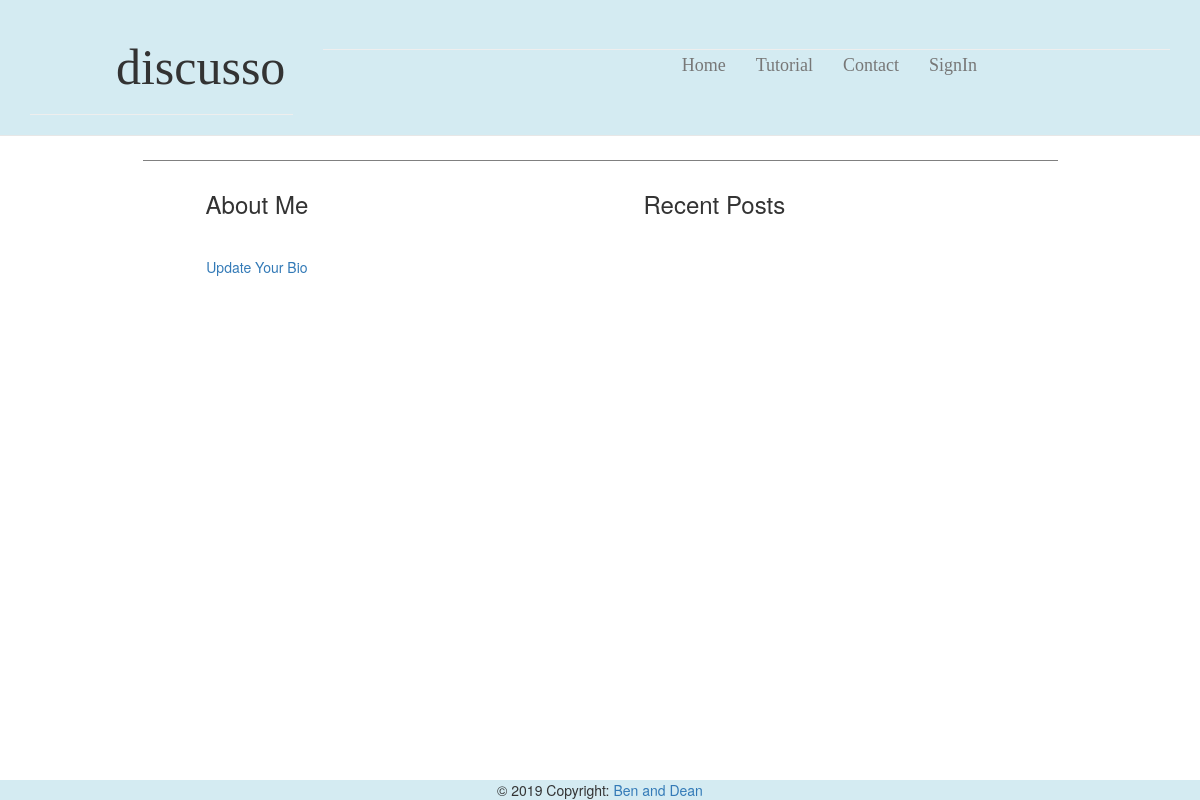
The page /profile/5 on the database as committed earlier.
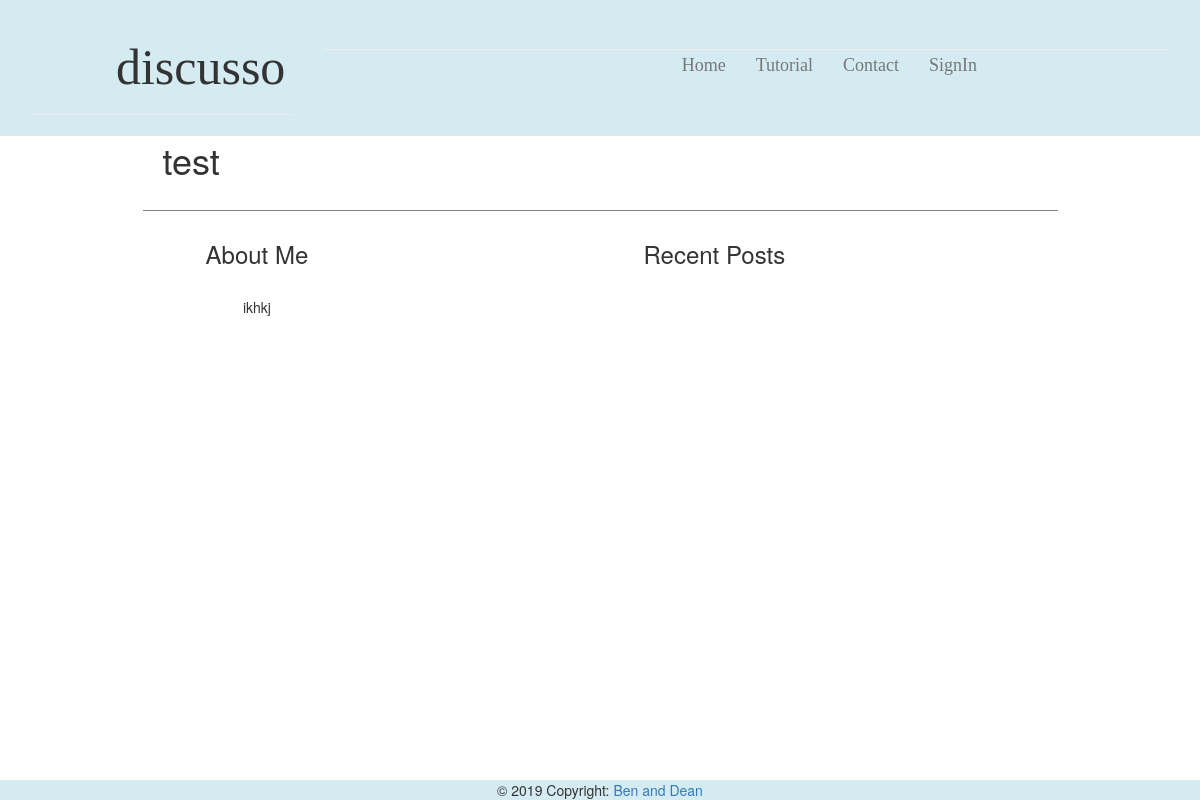
The same page on the database as committed later.
### app/models.py (models this page shows, shortened)
class User(UserMixin, db.Model):
    id = db.Column(db.Integer, primary_key=True)
    username = db.Column(db.String(64), index=True, unique=True)
    bio = db.Column(db.String(248))
    passwd_hash = db.Column(db.String(128))
    email = db.Column(db.String(120), index=True, unique=True)
    admin = db.Column(db.Boolean)
    posts = db.relationship('Post', backref='author', lazy='dynamic')

### app/routes.py (the view)
@app.route('/profile/<userid>')
def profile(userid):
    myUser = User.query.get(userid)
    return render_template('profile.html', title='Profile', user=myUser)

### app/templates/profile.html (shortened to what this page needs)
{% extends "topbar.html" %}
{% block content %}
<div class="container-fluid">
  <div class="leftSide col-md-1">
  </div>
  <div class="mainArea col-md-10">
    <div class="container-fluid">
      <div class="special">
        <h1> {{user.username}}</h1>
      </div>
      <div class="profileLeft col-md-3">
        <h3>About Me</h3>
        <br>
        <p> {{user.bio}}</p>
        {% if current_user.id == user.id %}
        <p> <a href="{{ url_for('updateBio',userid = '') }}{{user.id}}"> Update Your Bio</a></p>
        {% endif %}
      </div>
      <div class="profileRight col-md-9">
        <h3>Recent Posts</h3>
      </div>
    </div>
  </div>
  <div class="leftSide col-md-1">
  </div>
</div>
{% endblock %}

Rows that differ between the two databases and show on the page:
added User: username "test", bio "ikhkj"
Other text that changed with them:
text no longer shown: "Update Your Bio"
